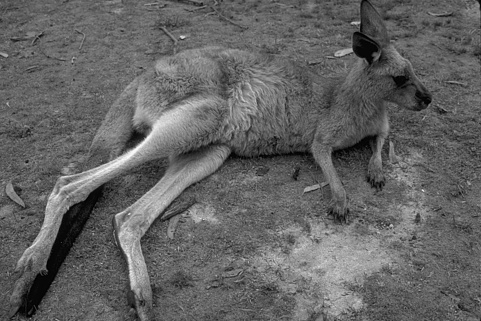
#> input picture hw1/data/kangaroo.pgm, 481 x 321 px
$ python main.py data/kangaroo.pgm 5
#> lines starting #> are read from the running program, lines starting #| are printed output that depends on the picture; after the words box and inside, x2 and y2 are one past the last pixel; in counts of white or black regions, pixels touching at a corner belong together
#> further down, image is the input picture: shape (321, 481); min 0, max 253, mean 99.5
### hw1/convolution.py
import numpy
import clip
# Convulution function for general odd dimensional kernels
def convulve2d(image, kernel):
    padding_x = kernel.shape[0]//2
#> padding_x = 15
    padding_y = kernel.shape[1]//2
#> padding_y = 15
    image = clip.padImage(image,padding_x)
    x_size, y_size = image.shape
    ret_image = numpy.copy(image)
    # loop through the actual image without padding
    for row in range(padding_x,x_size-padding_x):
        for column in range(padding_y,y_size-padding_y):
            total = 0
            # loop through the kernel itself
            for i in range(-1 *  padding_x, padding_x + 1):
                for j in range(-1 * padding_y , padding_y + 1):
                    # make kernel[-1,-1] multiplied by image[1,1]
                    total += kernel[padding_x + i][padding_y + j] * image[row - i][column - j]
            ret_image[row][column] = total
    image = clip.clipImage(image,padding_x)
    ret_image = clip.clipImage(ret_image,padding_x)
    return ret_image

def convulveGaussian(image,std_deviation):
    # gaussian of 3 std deviations of the mean
    padding = std_deviation * 3
    # 1d gaussian
    gaussian = [(std_deviation ** -1) * (2 * numpy.pi) ** (-1/2) * \
    numpy.exp((-1/2) * (x/std_deviation)**2) \
    for x in range(-1 * padding, padding+1)]
    # form the 2d matrix
    gaussian = numpy.outer(gaussian,gaussian)
    image = convulve2d(image,gaussian)
    return image

### hw1/clip.py
import numpy

# Pad the image with boundaries i.e. clip filter
# pad size is the padding on each side
def padImage(image, pad_size):
#> called with pad_size = 15
    shape = image.shape
#> shape = (321, 481)
    x_size = shape[0] + pad_size * 2
#> x_size = 351
    y_size = shape[1] + pad_size * 2
#> y_size = 511
    ret_image = numpy.zeros((x_size,y_size))

    for row in range(pad_size):
        for column in range(pad_size):
            ret_image[row][column] = image[0][0]
            ret_image[row+x_size-pad_size][column] = image[shape[0]-1][0]
            ret_image[row+x_size-pad_size][column+y_size-pad_size] = image[shape[0]-1][shape[1]-1]
            ret_image[row][column+y_size-pad_size] = image[0][shape[1]-1]
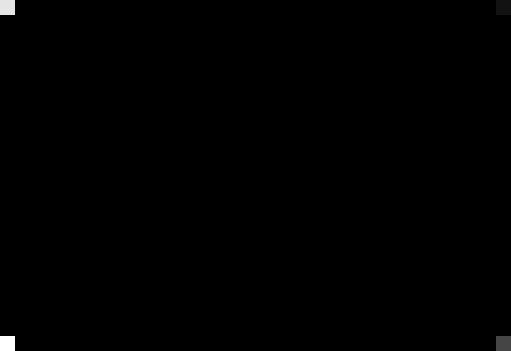
#> ret_image: shape (351, 511) float64; min 0, max 81, mean 0.2; drawn with min black and max white
    for row in range(shape[0]):
        ret_image[row+pad_size][0:pad_size] = image[row][0]
        ret_image[row+pad_size][pad_size:y_size-pad_size] = image[row]
        ret_image[row+pad_size][y_size-pad_size:y_size] = image[row][shape[1]-1]
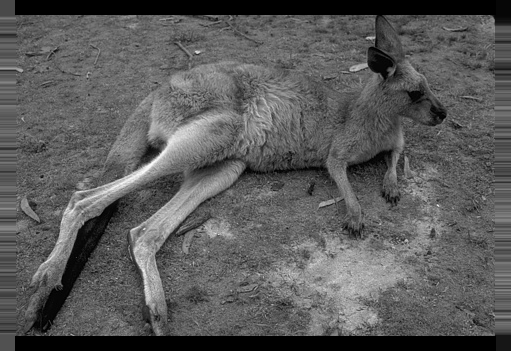
#> ret_image: shape (351, 511) float64; min 0, max 253, mean 90.7
    ret_image = ret_image.T
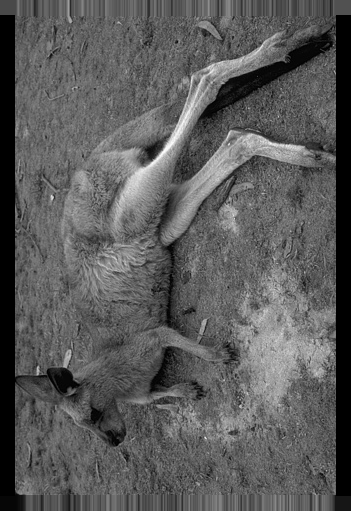
#> ret_image: shape (511, 351) float64; min 0, max 253, mean 90.7
    for row in range(shape[1]):
        ret_image[row+pad_size][0:pad_size] = image[0][row]
        ret_image[row+pad_size][x_size-pad_size-1:x_size] = image[shape[0]-1][row]
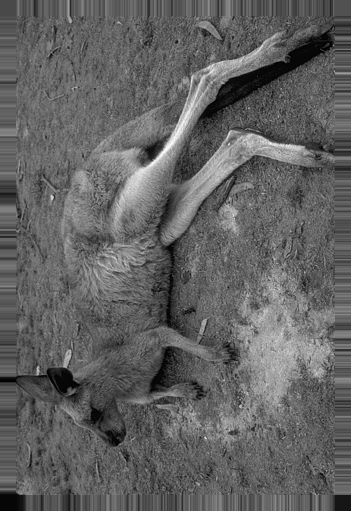
#> ret_image: shape (511, 351) float64; 8.05% of pixels changed, all inside (x1, y1, x2, y2) = (0, 15, 351, 496)
    ret_image = ret_image.T
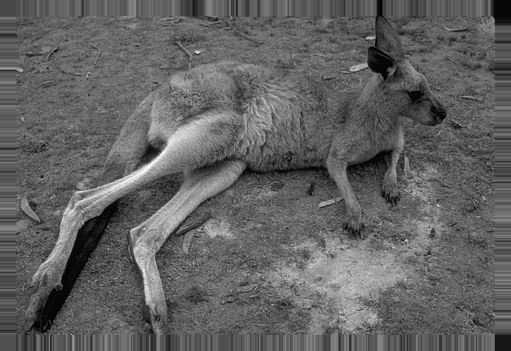
#> ret_image: shape (351, 511) float64; min 0, max 253, mean 97.9
    return ret_image

# Remove the padding of 0's from an image
# [8 lines left out: function clipImage, not called in this run]

### hw1/main.py
import imageio
import sys
import matplotlib.pyplot as plt
import convolution
import numpy
import gradient

#I pledge my honor that I have abided by the Stevens Honor System. VL
if __name__ == "__main__":
    if (len(sys.argv) != 3):
        print("Usage: python main.py file/path/to/image std_deviation")
        exit(1)
    image = imageio.imread(sys.argv[1])
    std_deviation = int(sys.argv[2])
    sobel = numpy.array([[-1,0,1],[-2,0,2],[-1,0,1]])
    image = convolution.convulveGaussian(image,std_deviation)
#> (the run stopped early here; a loop or call above may not have finished)
